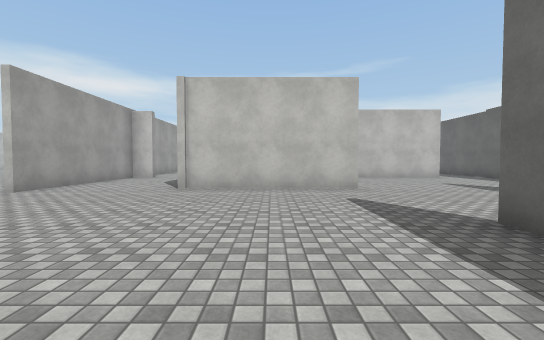
view 1 (above)

24 first-person views from a walk through a scene from a Unity 3-D project. The camera is 1.3 m above the floor, tilts 2° down and sees 90° across. Doors are open. The floor is counted in squares, 2 m on a side. Each view is taken from the middle of a square. On the plan, view 1 faces up. The plan holds only what a view shows up to about 9 squares ahead; the rest is blank. Some animated figures are not drawn. Surface patterns are stand-ins for the level's own textures.

view 2
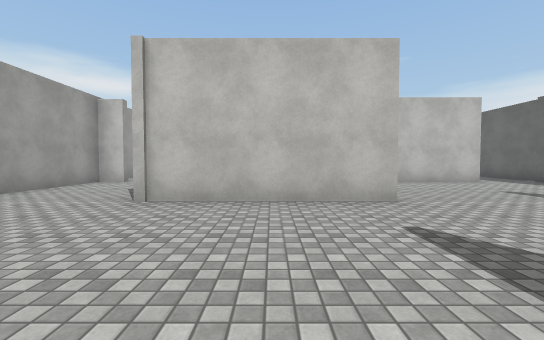

view 3
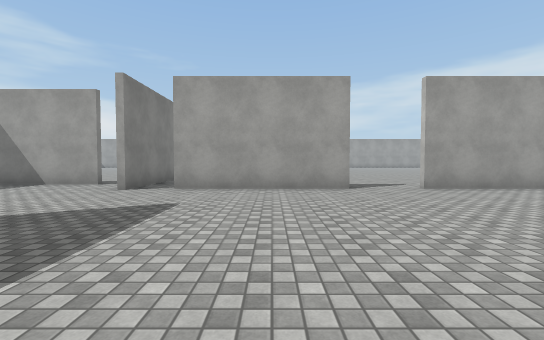

view 4
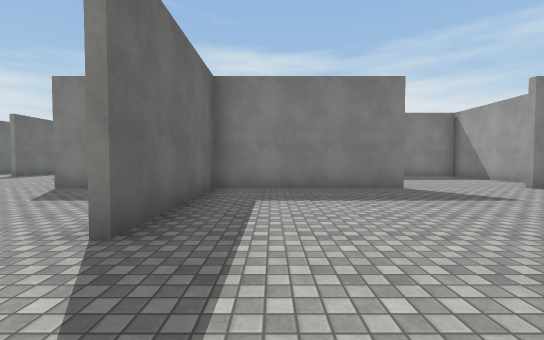

view 5
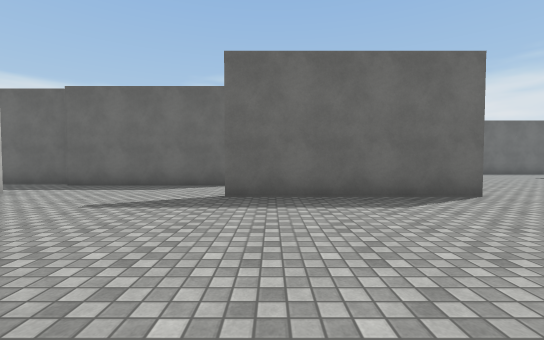

view 6
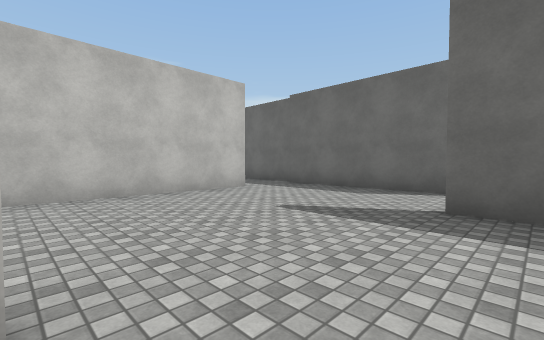

view 7
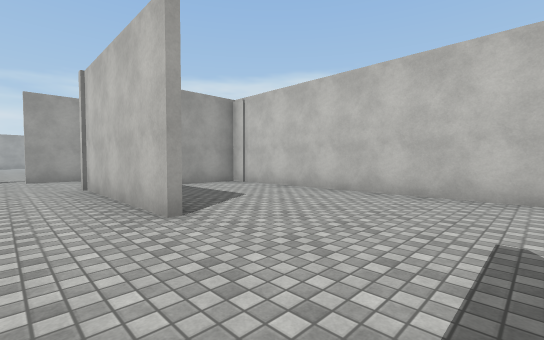

view 8
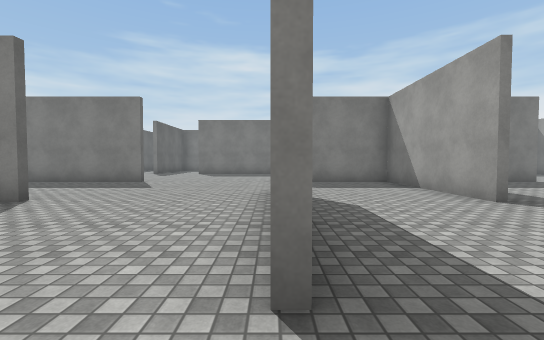

view 9
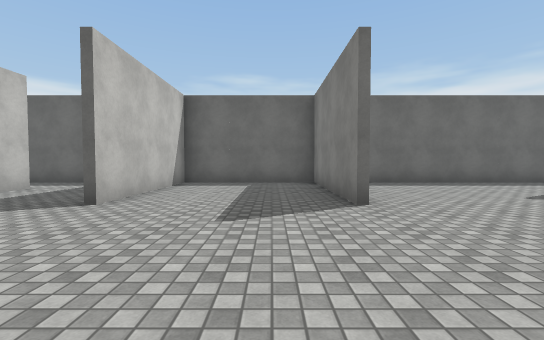

view 10
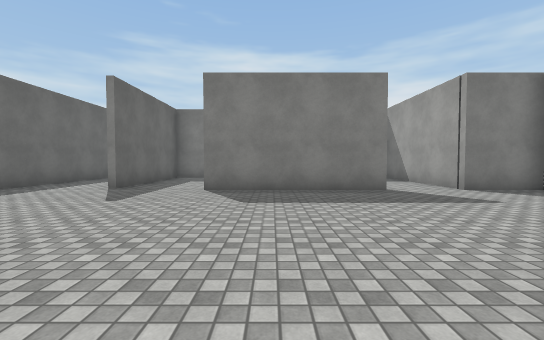

view 11
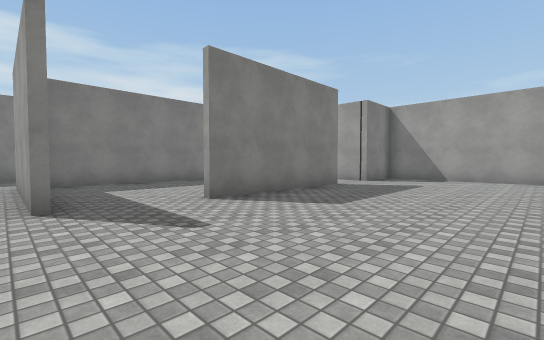

view 12
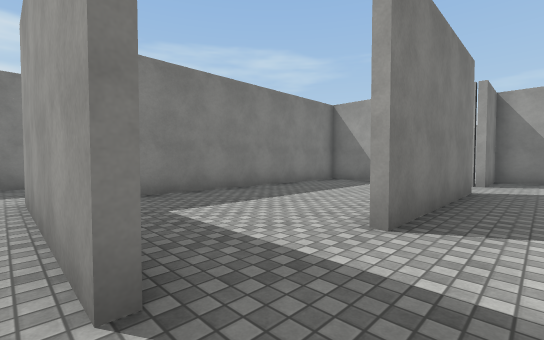

view 13
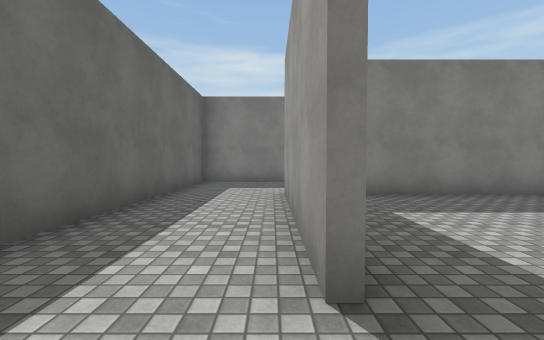

view 14
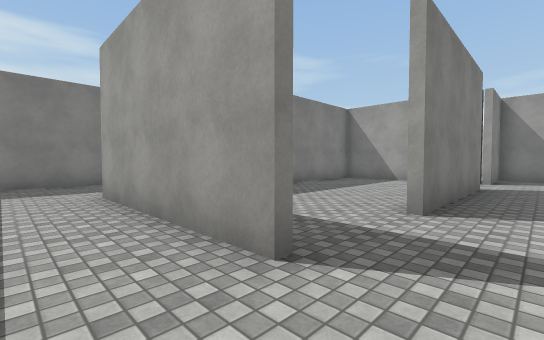

view 15
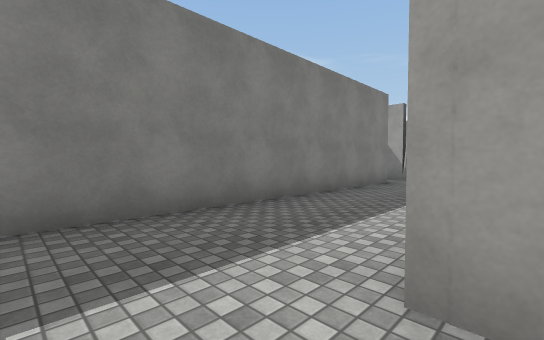

view 16
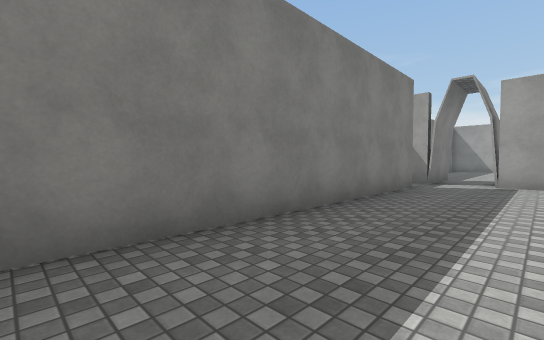

view 17
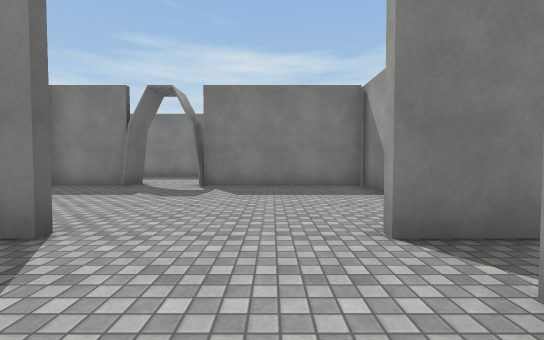

view 18
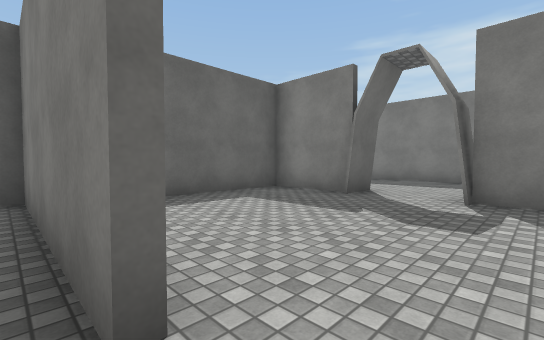

view 19
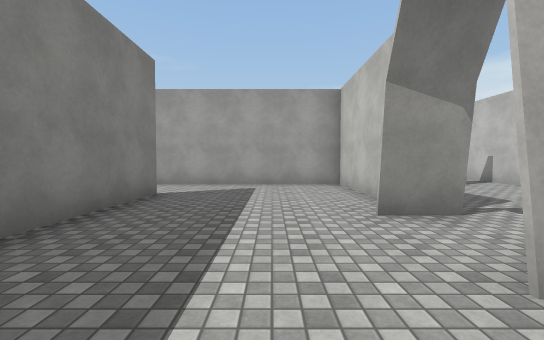

view 20
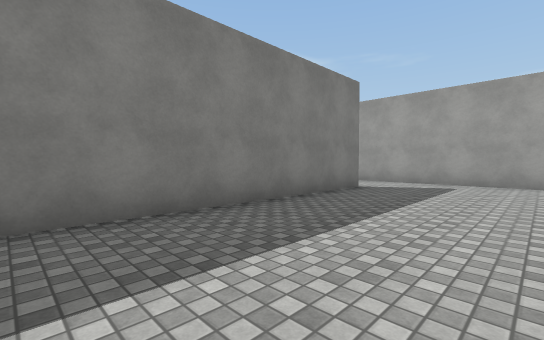

view 21
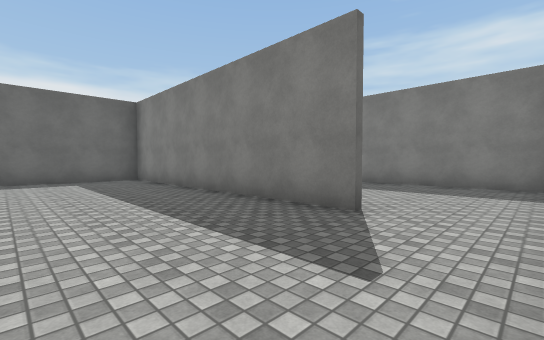

view 22
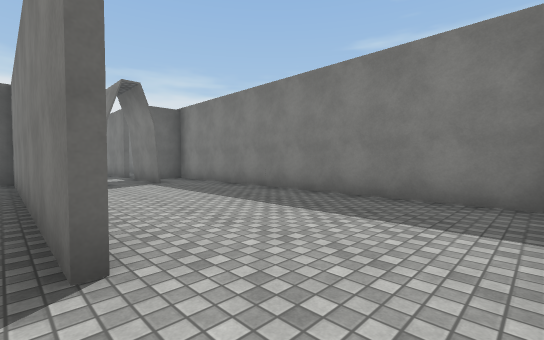

view 23
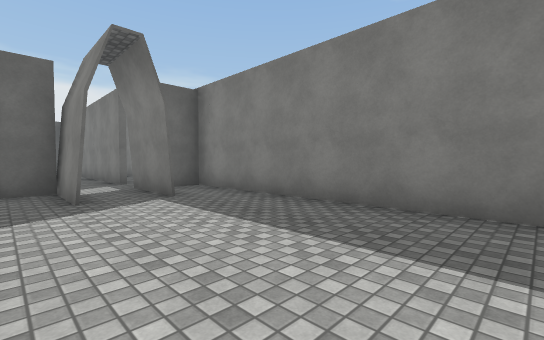

view 24
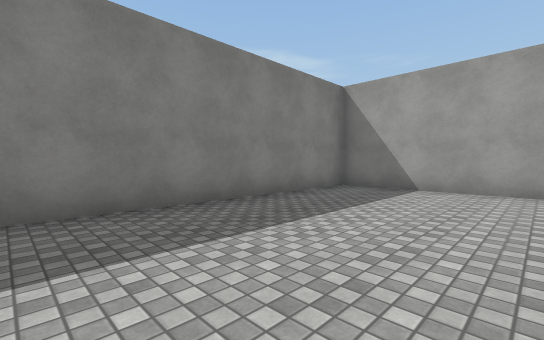

### Floor plan
Ten units are one square. View 1 is at (0, 0); x grows to the right and y downward. Boxes are objects, and circles mark ways between rooms. Rooms are numbered by the first view taken in them; rooms with no view inside come last. Other rooms are left out.
<svg viewBox="-75 -110 221 262">
<path fill="none" stroke="#000" d="M21 -63 -22 -63M25 -29 25 12M58 -11 58 -59M-52 -39 -52 2M23 12 23 -29M-21 12 60 12M81 -61 81 -104M-44 -103 -52 -103 -52 -55M65 -103 -21 -103 -21 -85M99 12 141 12 141 -26 99 -26M118 61 118 105M54 60 95 60M99 -28 104 -28M116 90 116 61M20 20 20 60 37 60 37 95M44 102 112 102M141 105 141 29M122 -56 115 -56M49 132 141 132 141 105M37 109 37 119M-36 62 -64 62M-44 102 36 102 36 69M-64 61 -64 105M18 118 36 118 36 109M-64 105 -64 147 36 147 36 140M-21 56 -21 68M-20 68 -20 58M-3 68 -3 60 18 60 18 30M-64 26 -64 61M-64 60 -22 60"/>
<circle cx="55" cy="-5" r="3" fill="#2a7"/>
<circle cx="70" cy="-50" r="3" fill="#2a7"/>
<circle cx="-35" cy="10" r="3" fill="#2a7"/>
<circle cx="130" cy="100" r="3" fill="#2a7"/>
<circle cx="-55" cy="100" r="3" fill="#2a7"/>
<circle cx="-15" cy="60" r="3" fill="#2a7"/>
<text x="10" y="-50">1</text>
<text x="90" y="30">2</text>
<text x="90" y="110">3</text>
<text x="-20" y="80">4</text>
<text x="-20" y="120">5</text>
<text x="-20" y="40">6</text>
</svg>
Room 1 opens to room 2. Room 1 opens to room 6. Room 2 opens to room 3. Room 4 opens to room 5. Room 4 opens to room 6.

Where each view was taken, in squares from view 1:
view 1: 0 up, 0 right, facing up
view 2: 2 up, 0 right, facing up
view 3: 2 up, 1 right, facing left
view 4: 5 up, 1 right, facing down
view 5: 5 up, 1 right, facing right
view 6: 5 up, 2 right, facing up-right
view 7: 5 up, 5 right, facing up-left
view 8: 7 up, 6 right, facing down
view 9: 0 up, 6 right, facing right
view 10: 0 up, 8 right, facing down
view 11: 2 down, 12 right, facing down-left
view 12: 5 down, 12 right, facing down-left
view 13: 5 down, 12 right, facing down
view 14: 5 down, 13 right, facing down-left
view 15: 10 down, 13 right, facing down-left
view 16: 11 down, 12 right, facing down-left
view 17: 1 up, 4 left, facing down
view 18: 1 down, 3 left, facing down-right
view 19: 8 down, 1 right, facing left
view 20: 7 down, 2 right, facing down-left
view 21: 7 down, 6 left, facing down-right
view 22: 10 down, 6 left, facing down-right
view 23: 11 down, 3 left, facing down-right
view 24: 11 down, 0 right, facing down-left
